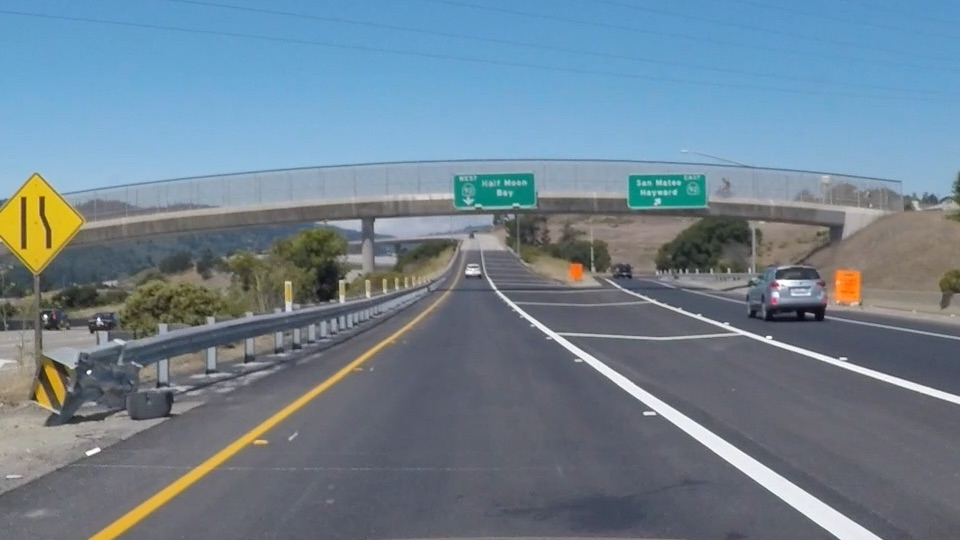
#> input picture Edge_detection/exit-ramp.jpg, 960 x 540 px
$ python Canny_edge_detection.py
#> lines starting #> are read from the running program, lines starting #| are printed output that depends on the picture; after the words box and inside, x2 and y2 are one past the last pixel; in counts of white or black regions, pixels touching at a corner belong together
# -*- coding: utf-8 -*-
"""
Created on Fri Jul 14 15:49:36 2017

@author: Toshiharu
"""

import matplotlib.pyplot as plt
import matplotlib.image as mpimg
import numpy as np
import cv2


# Read in and grayscale the image
image = mpimg.imread('exit-ramp.jpg')
#> image is the input picture: shape (540, 960, 3); mean R, G, B 111.3, 130.2, 144.4
gray = cv2.cvtColor(image,cv2.COLOR_RGB2GRAY)
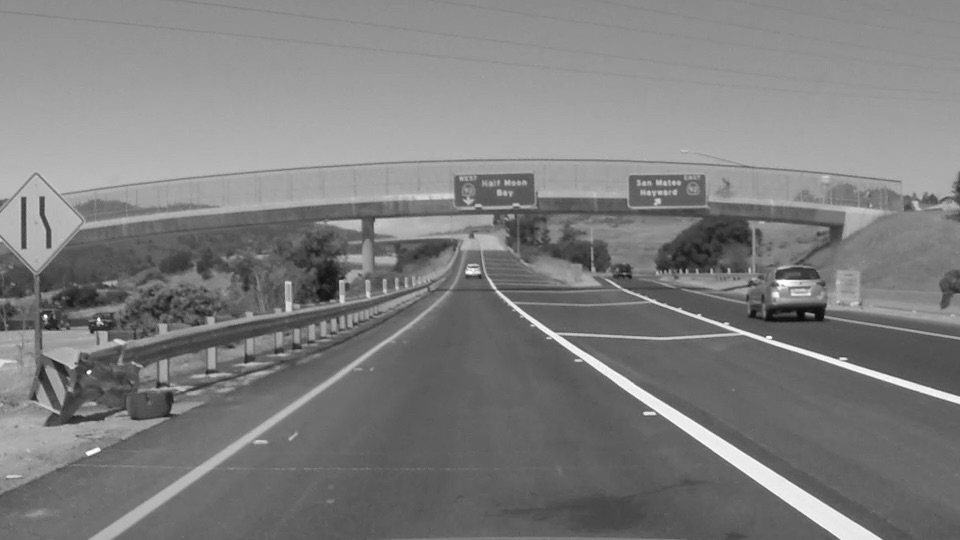
#> gray: shape (540, 960); min 7, max 255, mean 126.2

# Define a kernel size and apply Gaussian smoothing
kernel_size = 5
blur_gray = cv2.GaussianBlur(gray,(kernel_size, kernel_size),0)

# Define our parameters for Canny and apply
low_threshold = 50
high_threshold = 150
edges = cv2.Canny(blur_gray, low_threshold, high_threshold)
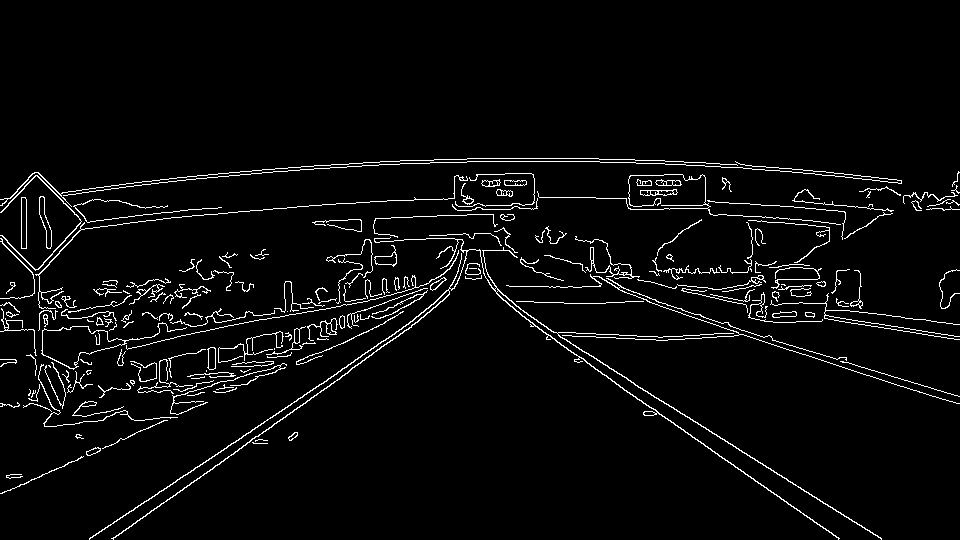
#> edges: shape (540, 960); 3.8% white in thin lines or dots, all inside (x1, y1, x2, y2) = (0, 158, 960, 540)

# Next we'll create a masked edges image using cv2.fillPoly()
mask = np.zeros_like(edges)
ignore_mask_color = 255

# This time we are defining a four sided polygon to mask
imshape = image.shape
#> imshape = (540, 960, 3)
#vertices = np.array([[(0,imshape[0]),(0, 0), (imshape[1], 0), (imshape[1],imshape[0])]], dtype=np.int32)
vertices = np.array([[(0,imshape[0]),(450, 250), (500,250), (imshape[1],imshape[0])]], dtype=np.int32)
cv2.fillPoly(mask, vertices, ignore_mask_color)
#> mask: shape (540, 960); 28.3% white; 1 white region, box (x1, y1, x2, y2) and area: (1, 250, 960, 540) 146615
masked_edges = cv2.bitwise_and(edges, mask)
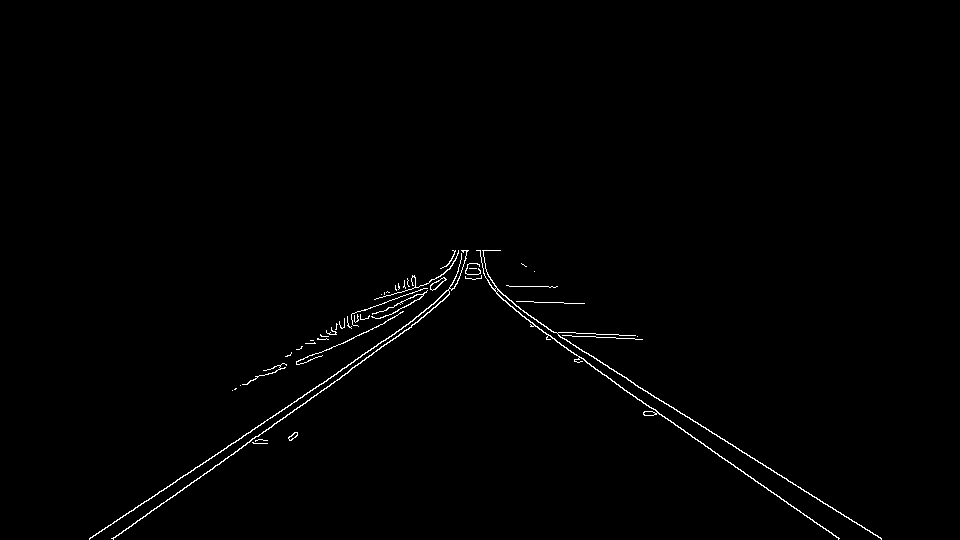
#> masked_edges: shape (540, 960); 0.79% white in thin lines or dots, all inside (x1, y1, x2, y2) = (89, 250, 882, 540)
# [6 lines of commented-out code are left out]
plt.imshow(gray)
plt.contour(mask,colors='b',linestyles='dashed')

# Define the Hough transform parameters
# Make a blank the same size as our image to draw on
rho = 1 # distance resolution in pixels of the Hough grid
theta = np.pi/180 # angular resolution in radians of the Hough grid
threshold = 90  #1   # minimum number of votes (intersections in Hough grid cell)
min_line_length = 30 #5 #minimum number of pixels making up a line
max_line_gap = 5 #1   # maximum gap in pixels between connectable line segments
line_image = np.copy(image)*0 # creating a blank to draw lines on
#> line_image: shape (540, 960, 3); every value is 0

# Run Hough on edge detected image
# Output "lines" is an array containing endpoints of detected line segments
lines = cv2.HoughLinesP(masked_edges, rho, theta, threshold, np.array([]),
                            min_line_length, max_line_gap)
#> lines = [[92, 537, 408, 324], [535, 326, 838, 538], [548, 329, 792, 482], [113, 538, 245, 445], [89, 539, 218, 452], [709, 431, 881, 539], [292, 412, 424, 316], [258, 436, 435, 307]]
#print(lines.shape)

#print(lines[5])

# Iterate over the output "lines" and draw lines on a blank image
for line in lines:
    for x1,y1,x2,y2 in line:
        cv2.line(line_image,(x1,y1),(x2,y2),(255,0,0),10) #draw lines over Hough transformed image
#> this loop made 8 passes
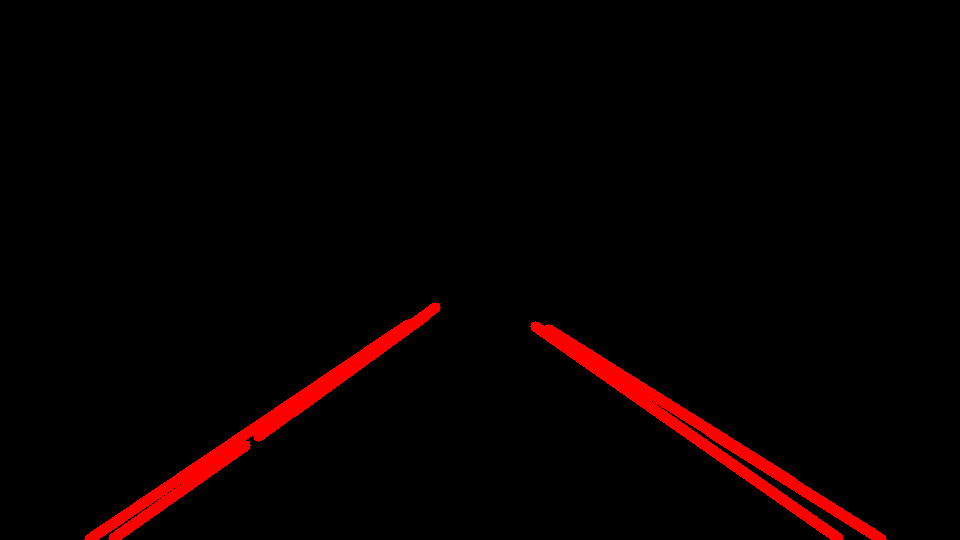
#> line_image: shape (540, 960, 3); mean R, G, B 7.8, 0, 0

color_edges = np.dstack((edges, edges, edges))
comb_img = cv2.addWeighted(color_edges, 0.8, line_image, 1, 0)
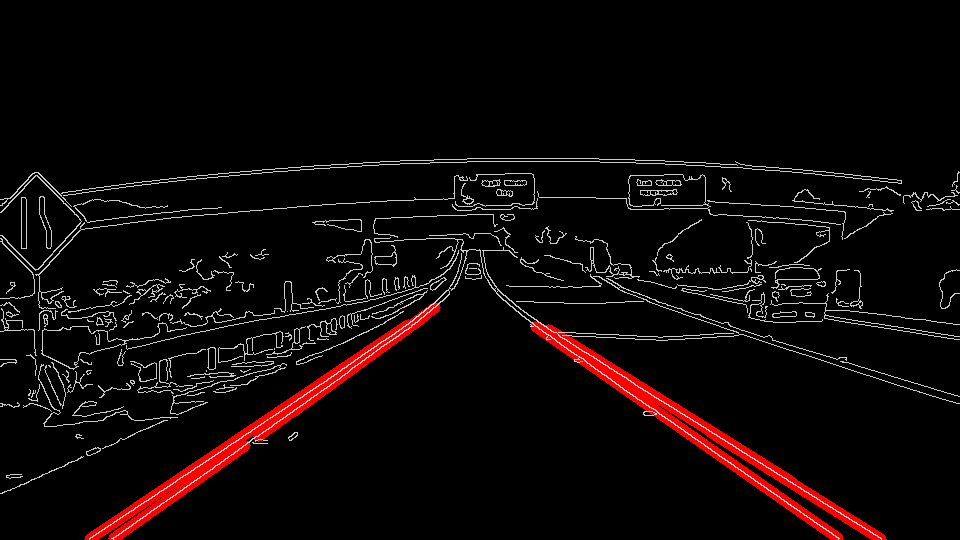
#> comb_img: shape (540, 960, 3); mean of channels 0, 1, 2 14.7, 7.8, 7.8; drawn as R, G, B

plt.figure()
plt.imshow(comb_img)

#leftPoints = np.zeros(shape = (lines.shape[0],2) )
#rightPoints = np.zeros(shape = (lines.shape[0],2) )
leftPoints  =[[],[]]
rightPoints =[[],[]]

for line in lines:
    for x1,y1,x2,y2 in line:
        #if m< 0, left line
        if ((y1-y2)/(x1-x2))<0:
            leftPoints=np.append(leftPoints,[[x1,x2],[y1,y2]],axis=1)
        else:
           rightPoints=np.append(rightPoints,[[x1,x2],[y1,y2]],axis=1)

print(lines)
#| [[[ 92 537 408 324]]
#|  [[535 326 838 538]]
#|  [[548 329 792 482]]
#|  [[113 538 245 445]]
#|  [[ 89 539 218 452]]
#|  [[709 431 881 539]]
#|  [[292 412 424 316]]
#|  [[258 436 435 307]]]
print(leftPoints)
print(leftPoints[0,:])
print(rightPoints)

leftLine=np.polyfit(leftPoints[1,:],leftPoints[0,:],1)  #x=f(y)
rightLine=np.polyfit(rightPoints[1,:],rightPoints[0,:],1)  #x=f(y)

# Left line initial and end points
y1_left = imshape[0]
#> y1_left = 540
x1_left = int(y1_left*leftLine[0]+leftLine[1])
#> x1_left = 97

y2_left = 300
x2_left = int(y2_left*leftLine[0]+leftLine[1])

cv2.line(line_image,(x1_left,y1_left),(x2_left,y2_left),(255,0,0),20)

# Right line initial and end points
y1_right = imshape[0]
#> y1_right = 540
x1_right = int(y1_right*rightLine[0]+rightLine[1])
#> x1_right = 867

y2_right = 300
x2_right = int(y2_right*rightLine[0]+rightLine[1])

cv2.line(line_image,(x1_right,y1_right),(x2_right,y2_right),(255,0,0),20)


# Create a "color" binary image to combine with line image
#color_edges = np.dstack((edges, edges, edges))
#
## Draw the lines on the edge image
lines_edges = cv2.addWeighted(image, 0.8, line_image, 1, 0)
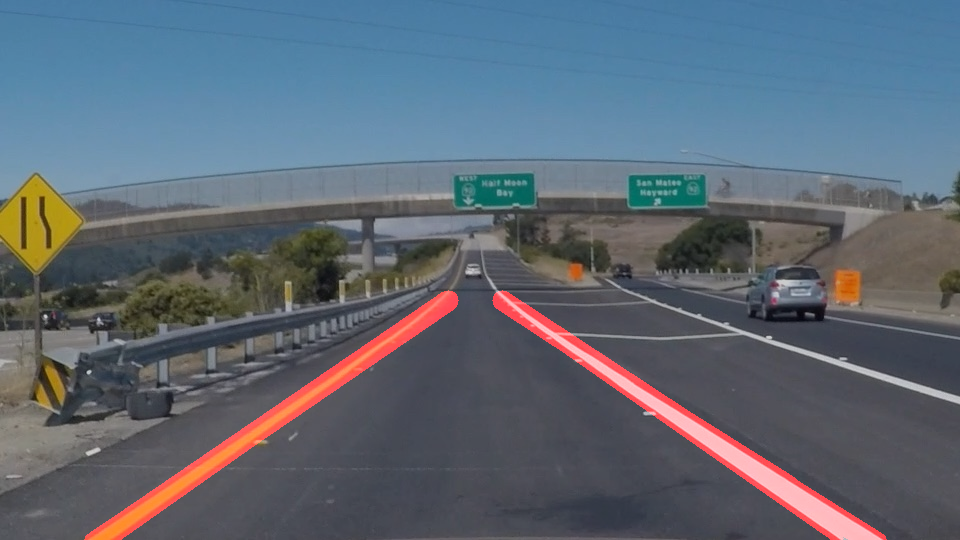
#> lines_edges: shape (540, 960, 3); mean R, G, B 94, 104.1, 115.5
plt.figure()
plt.imshow(lines_edges)
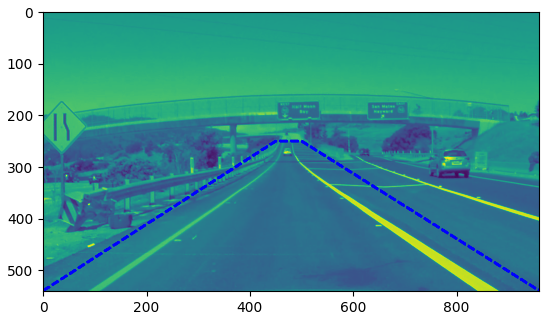
#> figure drawn by matplotlib, 1 panel
